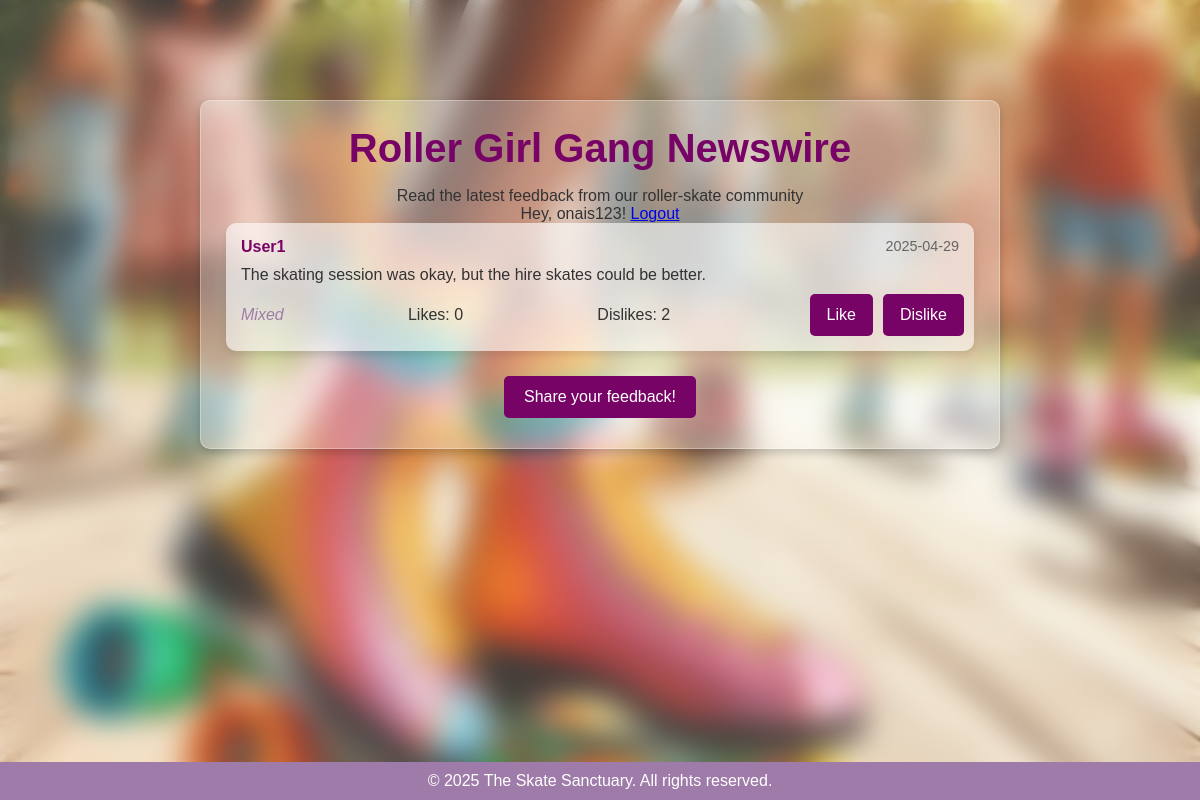
/newswire (signed in), run on the app's committed database.
### app.py (models this page shows, shortened)
class RegularUser(UserMixin, db.Model):
    id = db.Column(db.Integer, primary_key=True)
    username = db.Column(db.String(150), unique=True, nullable=False)
    password = db.Column(db.String(255), nullable=False)  # Increased length for hashed passwords
    reviews = db.relationship('Review', backref='user', lazy=True)
    interactions = db.relationship('Review', secondary=likes_dislikes, backref='user_interacted', lazy=True)

class Review(db.Model):
    id = db.Column(db.Integer, primary_key=True)
    firstName = db.Column(db.String(80), nullable=False)
    lastName = db.Column(db.String(80), nullable=False)
    email = db.Column(db.String(120), nullable=False)
    review = db.Column(db.Text, nullable=False)
    likes = db.Column(db.Integer, default=0)
    dislikes = db.Column(db.Integer, default=0)
    user_id = db.Column(db.Integer, db.ForeignKey('regular_user.id'), nullable=False)
    sentiment = db.Column(db.String(20), nullable=True)
    created_at = db.Column(db.DateTime, default=datetime.utcnow)
    updated_at = db.Column(db.DateTime, default=datetime.utcnow, onupdate=datetime.utcnow)

### app.py (the view)
@app.route("/newswire")
def newswire():
    reviews = Review.query.all()
    like_form = LikeDislikeForm()
    dislike_form = LikeDislikeForm()
    return render_template("newswire.html", reviews=reviews, like_form=like_form, dislike_form=dislike_form)

### app.py
class LikeDislikeForm(FlaskForm):
    submit = SubmitField('')

### app.py (called while the page is built)
@login_manager.user_loader
def load_user(user_id):
    user_type = session.get('user_type')
    print(f"Loading user with ID: {user_id}, Type: {user_type}")
    if user_type == 'admin':
        return Admin.query.get(int(user_id))
    return RegularUser.query.get(int(user_id))

### templates/newswire.html (shortened to what this page needs)
<!DOCTYPE html>
<html lang="en">
<head>
    <link rel="stylesheet" href="{{ url_for('static', filename='style.css') }}">
</head>
<body>
    <div class="newswire-container">
        <h1>Roller Girl Gang Newswire</h1>
        <p>Read the latest feedback from our roller-skate community</p>
        {% if current_user.is_authenticated %}
            <p>Hey, {{ current_user.username }}! <a href="{{ url_for('user_logout') }}">Logout</a></p>
        {% else %}
            <p>Hey, Guest! <a href="{{ url_for('user_login') }}">Login</a></p>
        {% endif %}
        {% if reviews %}
            {% for review in reviews %}
                <div class="review-card">
                    <div class="review-header">
                        <span class="review-name">{{ review.user.username if review.user else 'Anonymous' }}</span>
                        <span class="review-date">{{ review.created_at.strftime('%Y-%m-%d') }}</span>
                    </div>
                    <p class="review-text">{{ review.review }}</p>
                    <div class="review-footer">
                        <span class="review-sentiment">{{ review.sentiment or 'N/A' }}</span>
                        <span class="review-likes">Likes: {{ review.likes }}</span>
                        <span class="review-dislikes">Dislikes: {{ review.dislikes }}</span>
                        <div class="interaction-btns">
                            {% if current_user.is_authenticated and not current_user.is_admin %}
                                <form action="{{ url_for('like_review', review_id=review.id) }}" method="POST" style="display:inline;">
                                    {{ like_form.submit(class="like-btn", value="Like") }}
                                </form>
                                <form action="{{ url_for('dislike_review', review_id=review.id) }}" method="POST" style="display:inline;">
                                    {{ dislike_form.submit(class="dislike-btn", value="Dislike") }}
                                </form>
                            {% endif %}
                        </div>
                    </div>
                </div>
            {% endfor %}
        {% else %}
            <p>No reviews available! Be the first to leave a review!</p>
        {% endif %}
        <a href="{{ url_for('home') }}" class="btn">Share your feedback!</a>
    </div>
    <footer>
        <p>&copy; 2025 The Skate Sanctuary. All rights reserved.</p>
    </footer>
</body>
</html>

### static/style.css (style rules this page uses)
* { margin: 0; padding: 0; box-sizing: border-box; }
body { font-family: Arial, sans-serif; background: url("/static/rollerskates.jpg") no-repeat center center fixed; background-size: cover; min-height: 100vh; padding-top: 80px; text-align: center; color: #333; position: relative; display: flex; flex-direction: column; }
h1 { font-size: 2.5rem; margin-bottom: 1rem; color: #770366; }
form { display: flex; flex-direction: column; gap: 10px; }
input, textarea { width: 100%; padding: 12px; margin-bottom: 15px; border: 1px solid #ccc; border-radius: 5px; font-size: 16px; background: rgba(255, 255, 255, 0.6); transition: border-color 0.3s ease; }
input[type="submit"], button[type="submit"] { background-color: #770366; color: white; border: none; padding: 12px; font-size: 16px; cursor: pointer; border-radius: 5px; transition: background-color 0.3s ease; }
.like-btn, .dislike-btn { background-color: #770366; color: white; border: none; padding: 8px 12px; font-size: 14px; cursor: pointer; border-radius: 5px; transition: background-color 0.3s ease; margin: 0 5px; }
.download-link, .btn { background-color: #770366; color: white; padding: 12px 20px; text-decoration: none; font-size: 16px; border-radius: 5px; margin: 5px; display: inline-block; transition: background-color 0.3s ease; }
.newswire-container { width: 90%; max-width: 800px; padding: 25px; background: rgba(255, 255, 255, 0.3); box-shadow: 0px 4px 10px rgba(0, 0, 0, 0.2); border-radius: 10px; border: 1px solid rgba(255, 255, 255, 0.3); position: relative; z-index: 1; margin: 20px auto; }
.review-card { background: rgba(255, 255, 255, 0.6); padding: 15px; border-radius: 10px; box-shadow: 0px 4px 8px rgba(0, 0, 0, 0.1); margin-bottom: 20px; text-align: left; }
.review-card p { margin-bottom: 10px; font-size: 16px; }
.review-header { display: flex; justify-content: space-between; margin-bottom: 10px; }
.review-name { font-weight: bold; color: #770366; }
.review-date { color: #666; font-size: 0.9rem; }
.review-text { margin-bottom: 10px; }
.review-footer { display: flex; justify-content: space-between; align-items: center; }
.review-sentiment { color: #9F7BA9; font-style: italic; }
.review-likes, .review-dislikes { margin-right: 10px; color: #333; }
.interaction-btns { display: flex; gap: 10px; }
footer { width: 100%; text-align: center; padding: 10px; background-color: #9F7BA9; color: white; margin-top: auto; }

### data on the page
RegularUser: username "onais123"
Review: user "User1", created_at "2025-04-29", review "The skating session was okay, but the hire skates could be better.", sentiment "Mixed", likes "0", dislikes "2"
